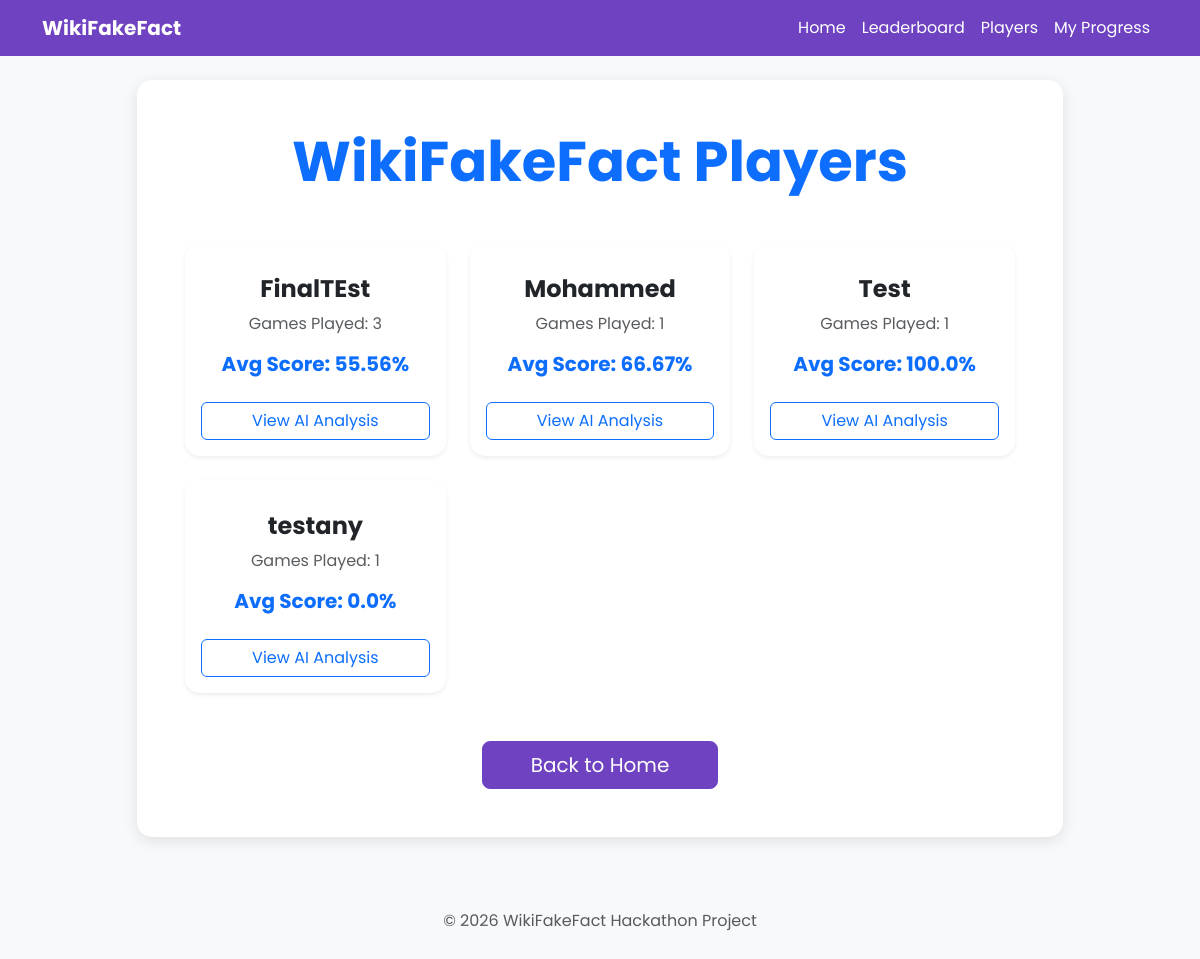
Before: /players with the older database file.
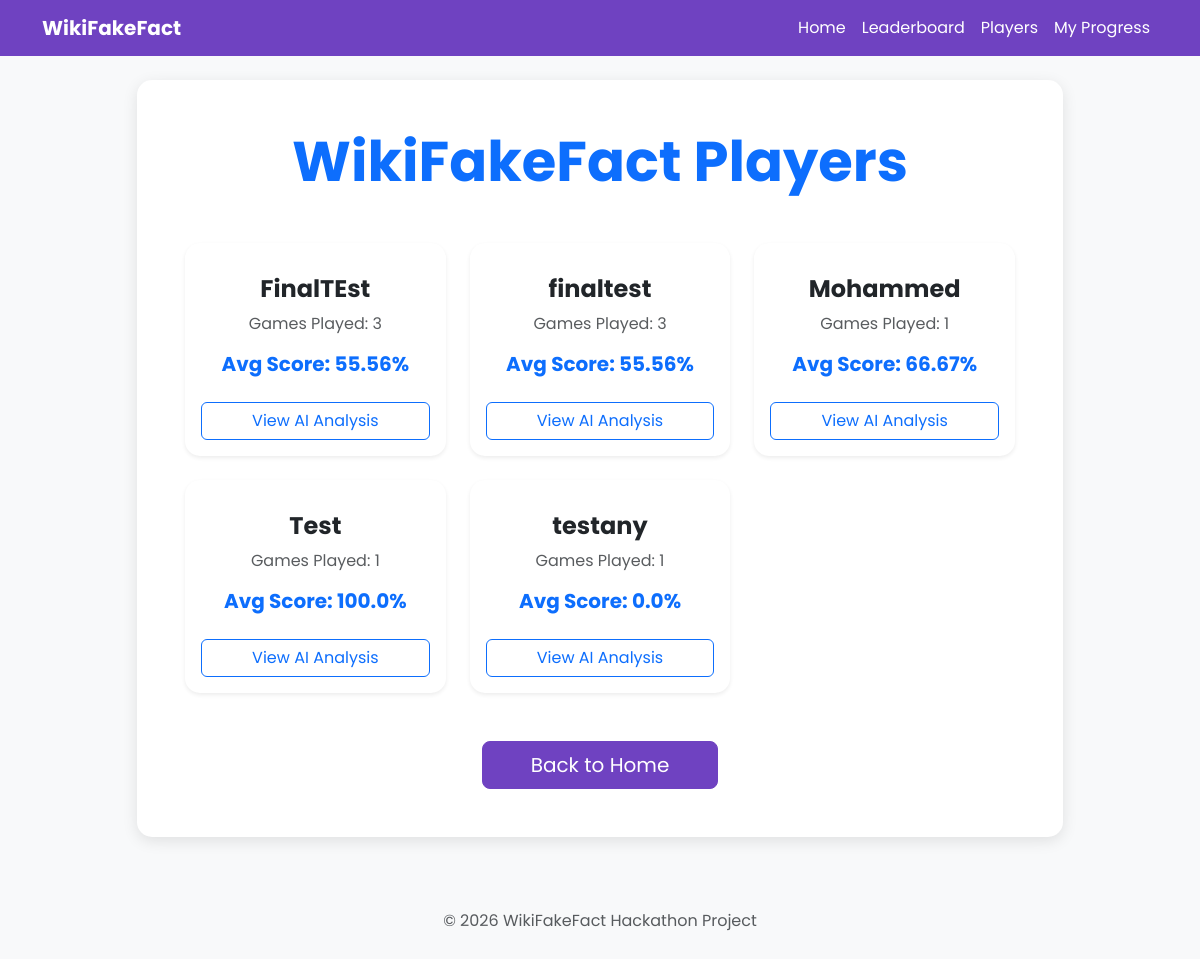
After: the same page with the newer database file.
### models.py (models this page shows)
class User(db.Model):
    id = db.Column(db.Integer, primary_key=True)
    username = db.Column(db.String(80), unique=True, nullable=False)
    created_at = db.Column(db.DateTime, default=datetime.utcnow)
    scores = db.relationship('Score', backref='user', lazy=True)

### app.py (the view)
@app.route('/players')
def players():
    all_users = User.query.all()
    players_data = []
    for user in all_users:
        scores = Score.query.filter_by(user_id=user.id).all()
        if scores:
            avg_score = sum(s.percentage for s in scores) / len(scores)
            players_data.append({
                'id': user.id,
                'username': user.username,
                'games_played': len(scores),
                'avg_score': round(avg_score, 2)
            })
    players_data.sort(key=lambda x: x['games_played'], reverse=True)
    return render_template('players.html', players=players_data)

### app.py (called while the page is built)
@app.context_processor
def inject_translations():
    lang = session.get('language', 'en')
    return {'t': TRANSLATIONS.get(lang, TRANSLATIONS['en'])}

### templates/players.html (shortened to what this page needs)
{% extends "base.html" %}
{% block content %}
<div class="row justify-content-center">
    <div class="col-md-10">
        <div class="card p-5">
            <h1 class="display-4 fw-bold mb-5 text-center text-primary">WikiFakeFact Players</h1>
            <div class="row g-4">
                {% for player in players %}
                <div class="col-md-4">
                    <div class="card h-100 border-secondary shadow-sm hover-shadow transition">
                        <div class="card-body text-center">
                            <h4 class="card-title fw-bold">{{ player.username }}</h4>
                            <p class="text-muted mb-3">Games Played: {{ player.games_played }}</p>
                            <div class="mb-4">
                                <span class="h5 text-primary fw-bold">Avg Score: {{ player.avg_score }}%</span>
                            </div>
                            <a href="{{ url_for('analysis', user_id=player.id) }}" class="btn btn-outline-primary w-100">View AI Analysis</a>
                        </div>
                    </div>
                </div>
                {% else %}
                <div class="col-12 text-center py-5">
                    <p class="h4 text-muted">No players found yet. Be the first to join!</p>
                </div>
                {% endfor %}
            </div>
            <div class="text-center mt-5">
                <a href="/" class="btn btn-primary btn-lg px-5">Back to Home</a>
            </div>
        </div>
    </div>
</div>
{% endblock %}

Changed rows visible on the page:
added User: username "finaltest", games_played "3", avg_score "55.56"
